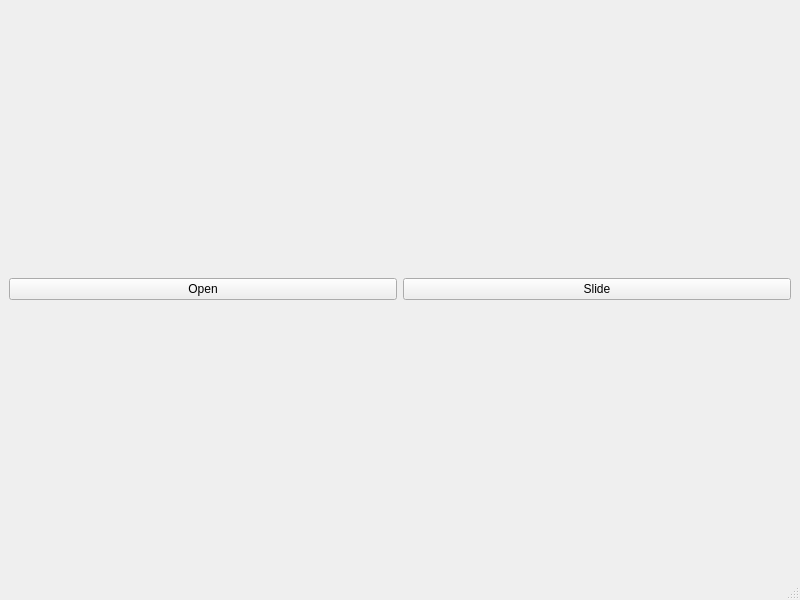
<?xml version="1.0" encoding="UTF-8"?>
<ui version="4.0">
 <class>MainWindow</class>
 <widget class="QMainWindow" name="MainWindow">
  <property name="geometry">
   <rect>
    <x>0</x>
    <y>0</y>
    <width>800</width>
    <height>600</height>
   </rect>
  </property>
  <property name="windowTitle">
   <string>MainWindow</string>
  </property>
  <widget class="QWidget" name="centralwidget">
   <layout class="QHBoxLayout" name="horizontalLayout">
    <item>
     <widget class="QPushButton" name="pushButton">
      <property name="text">
       <string>Open</string>
      </property>
     </widget>
    </item>
    <item>
     <widget class="QPushButton" name="pushButton_2">
      <property name="text">
       <string>Slide</string>
      </property>
      <property name="checkable">
       <bool>true</bool>
      </property>
     </widget>
    </item>
   </layout>
  </widget>
  <widget class="QMenuBar" name="menubar">
   <property name="geometry">
    <rect>
     <x>0</x>
     <y>0</y>
     <width>800</width>
     <height>22</height>
    </rect>
   </property>
  </widget>
  <widget class="QStatusBar" name="statusbar"/>
 </widget>
 <resources/>
 <connections>
  <connection>
   <sender>pushButton</sender>
   <signal>clicked()</signal>
   <receiver>MainWindow</receiver>
   <slot>openFileDialog()</slot>
   <hints>
    <hint type="sourcelabel">
     <x>39</x>
     <y>287</y>
    </hint>
    <hint type="destinationlabel">
     <x>193</x>
     <y>504</y>
    </hint>
   </hints>
  </connection>
  <connection>
   <sender>pushButton_2</sender>
   <signal>toggled(bool)</signal>
   <receiver>MainWindow</receiver>
   <slot>onDataManagerButtonToggled(bool)</slot>
   <hints>
    <hint type="sourcelabel">
     <x>497</x>
     <y>310</y>
    </hint>
    <hint type="destinationlabel">
     <x>487</x>
     <y>376</y>
    </hint>
   </hints>
  </connection>
 </connections>
 <slots>
  <slot>openFileDialog()</slot>
  <slot>onDataManagerButtonToggled(bool)</slot>
 </slots>
</ui>
